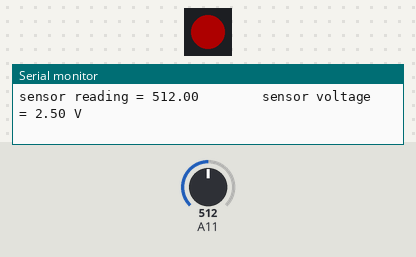
Simulated run of this sketch. Board: Arduino Mega 2560, built with avr-gcc and run on an emulated ATmega2560. On the bench: 1 RGB LEDs in strip order, left to right, the last lines printed to the serial monitor. The test bench sets the inputs (shaded band); at power-on: A11 = 512. Dim RGB values are drawn brighter than linear.

Above: at 1.8 s.
1.9 s: A11 set to 7
4.3 s: A11 set to 4
At 6.8 s:
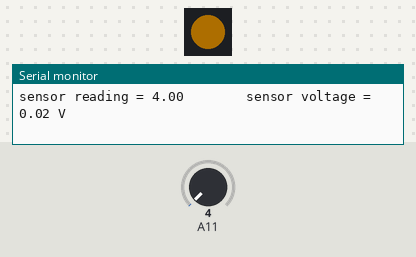
7.7 s: A11 set to 0
At 10.0 s:
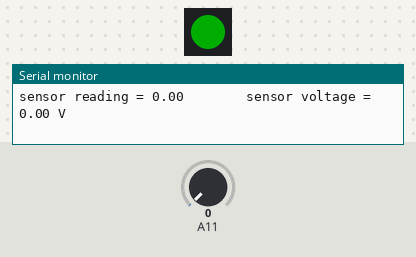
10.9 s: A11 set to 16
At 13.1 s:
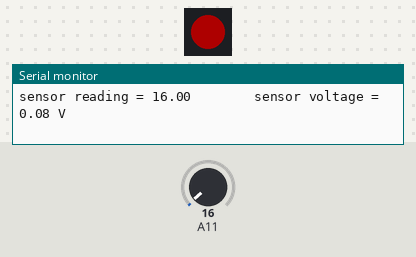
Timing chart, 0 to 14.6 s (numbered marks = the images above; inputs shaded):
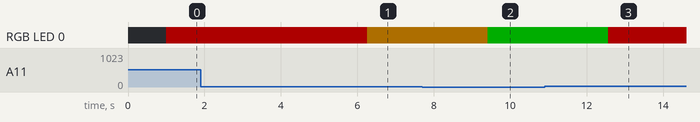

The sketch:

uv.ino
```cpp
  /*
  GUVA-S12SD-UV-Module
  Made on 03 Feb 2020
  by Amir Mohammad Shojaee @ Electropeak
  https://electropeak.com/learn/

*/


#include <Adafruit_NeoPixel.h>
#ifdef __AVR__
 #include <avr/power.h> // Required for 16 MHz Adafruit Trinket
#endif

// Which pin on the Arduino is connected to the NeoPixels?
// On a Trinket or Gemma we suggest changing this to 1:
#define LED_PIN    2

// How many NeoPixels are attached to the Arduino?
#define LED_COUNT 1

// Declare our NeoPixel strip object:
Adafruit_NeoPixel strip(LED_COUNT, LED_PIN, NEO_GRB + NEO_KHZ800);

void setup()
{
  Serial.begin(9600);

   strip.begin();           // INITIALIZE NeoPixel strip object (REQUIRED)
  strip.show();            // Turn OFF all pixels ASAP
  strip.setBrightness(50);
}

void loop()
{
  float sensorVoltage;
  float sensorValue;

  sensorValue = analogRead(A11);
  sensorVoltage = sensorValue/1024*5.0;
  Serial.print("sensor reading = ");
  Serial.print(sensorValue);
  Serial.print("        sensor voltage = ");
  Serial.print(sensorVoltage);
  Serial.println(" V");
  delay(1000);
  if(sensorValue<2){
    colorWipe(strip.Color(  0, 255,   0), 50);
  }
  else if (sensorValue<6){
    colorWipe(strip.Color(  255, 165, 0), 50);
  }
   else if (sensorValue>6){
    colorWipe(strip.Color(255,   0,   0), 50);
  }
}

void colorWipe(uint32_t color, int wait) {
  for(int i=0; i<strip.numPixels(); i++) { // For each pixel in strip...
    strip.setPixelColor(i, color);         //  Set pixel's color (in RAM)
    strip.show();                          //  Update strip to match
    delay(wait);                           //  Pause for a moment
  }
}
```

Measured:
- the behaviour switches between 6 and 5 on A11 (found by bisection; images 0 and 1)
- after the input at 4.3 s, RGB LED 0: RGB(50, 0, 0) → RGB(50, 32, 0) after 2.0 s
- after the input at 7.7 s, RGB LED 0: RGB(50, 32, 0) → RGB(0, 50, 0) after 1.7 s
- after the input at 10.9 s, RGB LED 0: RGB(0, 50, 0) → RGB(50, 0, 0) after 1.7 s
